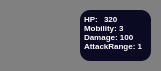
        <widget class="QWidget" name="pl2_ag8_widget" native="true">
         <property name="minimumSize">
          <size>
           <width>161</width>
           <height>71</height>
          </size>
         </property>
         <property name="styleSheet">
          <string notr="true">QWidget{
background-color: #808080;
border-radius:10px;
}</string>
         </property>
         <widget class="QTextBrowser" name="textBrowser_36">
          <property name="geometry">
           <rect>
            <x>80</x>
            <y>10</y>
            <width>71</width>
            <height>51</height>
           </rect>
          </property>
          <property name="styleSheet">
           <string notr="true">color:white;
background-color : #0a0a22;
border:none;
</string>
          </property>
          <property name="verticalScrollBarPolicy">
           <enum>Qt::ScrollBarPolicy::ScrollBarAlwaysOff</enum>
          </property>
          <property name="horizontalScrollBarPolicy">
           <enum>Qt::ScrollBarPolicy::ScrollBarAlwaysOff</enum>
          </property>
          <property name="html">
           <string>&lt;!DOCTYPE HTML PUBLIC &quot;-//W3C//DTD HTML 4.0//EN&quot; &quot;http://www.w3.org/TR/REC-html40/strict.dtd&quot;&gt;
&lt;html&gt;&lt;head&gt;&lt;meta name=&quot;qrichtext&quot; content=&quot;1&quot; /&gt;&lt;meta charset=&quot;utf-8&quot; /&gt;&lt;style type=&quot;text/css&quot;&gt;
p, li { white-space: pre-wrap; }
hr { height: 1px; border-width: 0; }
li.unchecked::marker { content: &quot;\2610&quot;; }
li.checked::marker { content: &quot;\2612&quot;; }
&lt;/style&gt;&lt;/head&gt;&lt;body style=&quot; font-family:'Segoe UI'; font-size:9pt; font-weight:400; font-style:normal;&quot;&gt;
&lt;p align=&quot;justify&quot; style=&quot; margin-top:12px; margin-bottom:12px; margin-left:0px; margin-right:0px; -qt-block-indent:0; text-indent:0px;&quot;&gt;&lt;span style=&quot; font-size:6pt; font-weight:700;&quot;&gt;HP: &lt;br /&gt;Mobility: 3&lt;br /&gt;Damage: 100&lt;br /&gt;AttackRange: 1&lt;/span&gt;&lt;/p&gt;&lt;/body&gt;&lt;/html&gt;</string>
          </property>
         </widget>
         <widget class="QPushButton" name="pl2_ag8_btn">
          <property name="geometry">
           <rect>
            <x>10</x>
            <y>10</y>
            <width>61</width>
            <height>51</height>
           </rect>
          </property>
          <property name="styleSheet">
           <string notr="true">background-image:url(&quot;:/src/images/Agent/Sanka&quot;);
background-repeat:no-repeat;
background-position:center;
background-origin:content;
background-size:cover;</string>
          </property>
          <property name="text">
           <string/>
          </property>
         </widget>
         <widget class="QTextBrowser" name="pl2_ag8_HP">
          <property name="geometry">
           <rect>
            <x>100</x>
            <y>10</y>
            <width>25</width>
            <height>15</height>
           </rect>
          </property>
          <property name="styleSheet">
           <string notr="true">color:white;
background-color : #0a0a22;
border:none;</string>
          </property>
          <property name="verticalScrollBarPolicy">
           <enum>Qt::ScrollBarPolicy::ScrollBarAlwaysOff</enum>
          </property>
          <property name="html">
           <string>&lt;!DOCTYPE HTML PUBLIC &quot;-//W3C//DTD HTML 4.0//EN&quot; &quot;http://www.w3.org/TR/REC-html40/strict.dtd&quot;&gt;
&lt;html&gt;&lt;head&gt;&lt;meta name=&quot;qrichtext&quot; content=&quot;1&quot; /&gt;&lt;meta charset=&quot;utf-8&quot; /&gt;&lt;style type=&quot;text/css&quot;&gt;
p, li { white-space: pre-wrap; }
hr { height: 1px; border-width: 0; }
li.unchecked::marker { content: &quot;\2610&quot;; }
li.checked::marker { content: &quot;\2612&quot;; }
&lt;/style&gt;&lt;/head&gt;&lt;body style=&quot; font-family:'Segoe UI'; font-size:9pt; font-weight:400; font-style:normal;&quot;&gt;
&lt;p style=&quot; margin-top:0px; margin-bottom:0px; margin-left:0px; margin-right:0px; -qt-block-indent:0; text-indent:0px;&quot;&gt;&lt;span style=&quot; font-size:6pt; font-weight:700;&quot;&gt;320&lt;/span&gt;&lt;/p&gt;&lt;/body&gt;&lt;/html&gt;</string>
          </property>
         </widget>
        </widget>
